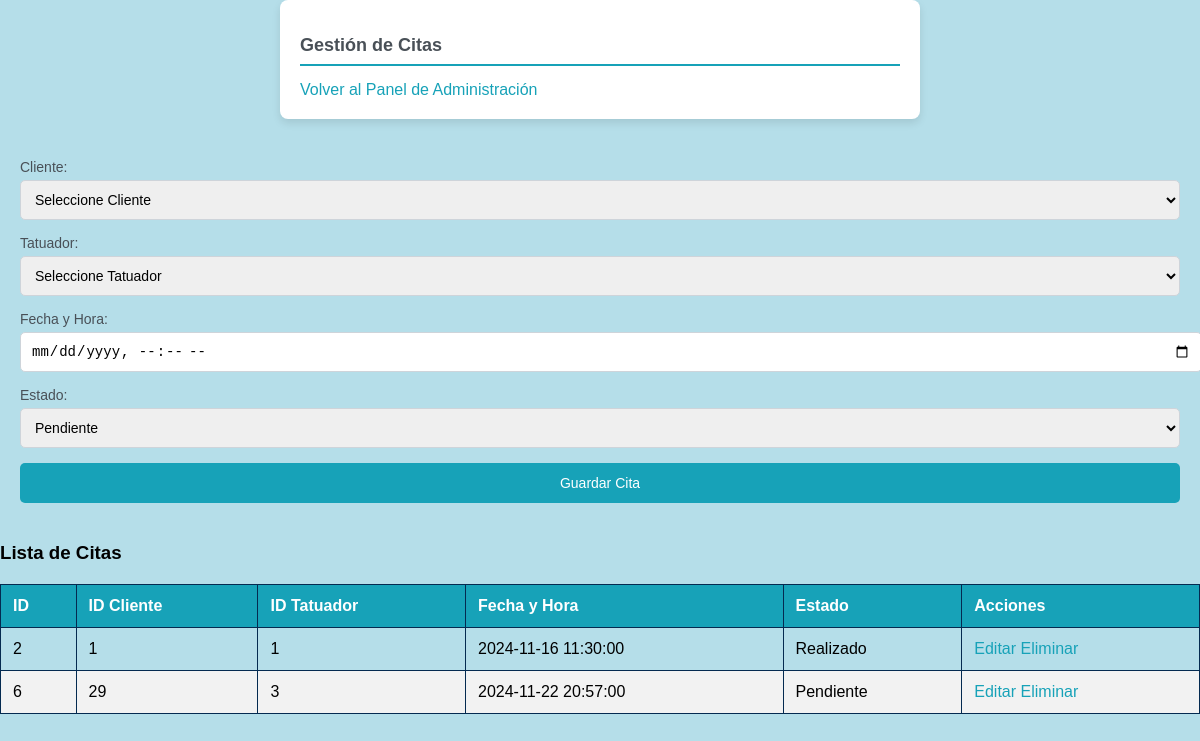
Screenshot of /Kraken/citas.php with the database file from the repository.
### tables this page shows
CREATE TABLE `cita` (
  `id_cia` int(10) NOT NULL,
  `cle_id` int(10) NOT NULL,
  `tar_id_tar` int(10) NOT NULL,
  `fecha_y_hora` datetime NOT NULL,
  `estado` varchar(10) NOT NULL
);

### Kraken/citas.php (the view, shortened to what this page needs)
<?php
include 'connection.php';
$result = $conn->query("SELECT * FROM cita");
?>
<!DOCTYPE html>
<html lang="es">
<head>
    <link rel="stylesheet" href="css/estilo.css">
</head>
<body style='background-color: #b5dee9;'>
<div class="form-container">
    <h2>Gestión de Citas</h2>
    <a href="admin_dashboard.php" class="btn">Volver al Panel de Administración</a>
</div>
<form method="POST">
    <label for="cle_id">Cliente:</label>
    <select name="cle_id" required>
        <option value="">Seleccione Cliente</option>
    </select>
    <label for="tar_id_tar">Tatuador:</label>
    <select name="tar_id_tar" required>
        <option value="">Seleccione Tatuador</option>
    </select>
    <label for="fecha_y_hora">Fecha y Hora:</label>
    <input type="datetime-local" name="fecha_y_hora" required>
    <label for="estado">Estado:</label>
    <select name="estado" required>
        <option value="Pendiente" <?php echo isset($cita) && $cita['estado'] == 'Pendiente' ? 'selected' : ''; ?>>Pendiente</option>
    </select>
    <button type="submit">Guardar Cita</button>
</form>
<h3>Lista de Citas</h3>
<table>
    <thead>
        <tr>
            <th>ID</th>
            <th>ID Cliente</th>
            <th>ID Tatuador</th>
            <th>Fecha y Hora</th>
            <th>Estado</th>
            <th>Acciones</th>
        </tr>
    </thead>
    <tbody>
        <?php while ($row = $result->fetch_assoc()): ?>
            <tr>
                <td><?php echo $row['id_cia']; ?></td>
                <td><?php echo $row['cle_id']; ?></td>
                <td><?php echo $row['tar_id_tar']; ?></td>
                <td><?php echo $row['fecha_y_hora']; ?></td>
                <td><?php echo $row['estado']; ?></td>
                <td>
                    <a href="editar_citas.php?id=<?php echo $row['id_cia']; ?>">Editar</a>
                    <a href="citas.php?delete_id=<?php echo $row['id_cia']; ?>" onclick="return confirm('¿Estás seguro de que deseas eliminar esta cita?');">Eliminar</a>
                </td>
            </tr>
        <?php endwhile; ?>
    </tbody>
</table>
</body>
</html>

### Kraken/css/estilo.css (style rules this page uses)
body { font-family: 'Arial', sans-serif; background-color: #e9ecef; margin: 0; }
.form-container { background-color: #ffffff; padding: 20px; border-radius: 8px; box-shadow: 0 4px 8px rgba(0, 0, 0, 0.1); max-width: 600px; margin: 0 auto 20px; }
.form-container h2 { font-size: 18px; color: #495057; border-bottom: 2px solid #17a2b8; padding-bottom: 8px; margin-bottom: 15px; }
form { padding: 20px; }
form label { font-size: 14px; color: #495057; display: block; margin-bottom: 5px; }
form input, form textarea, form select { width: 100%; padding: 10px; margin-bottom: 15px; border: 1px solid #ced4da; border-radius: 5px; font-size: 14px; }
form button { background-color: #17a2b8; color: #ffffff; border: none; padding: 12px 20px; border-radius: 5px; font-size: 14px; cursor: pointer; width: 100%; transition: background-color 0.3s ease; }
a { color: #17a2b8; text-decoration: none; }
table { width: 100%; border-collapse: collapse; margin-top: 20px; }
table th, table td { padding: 12px; border: 1px solid #042a50; text-align: left; }
table th { background-color: #17a2b8; color: #ffffff; }
table tbody tr:nth-child(even) { background-color: #f2f2f2; }

### rows the page displays
cita: id_cia "2", cle "1", tar_id_tar "1", fecha_y_hora "2024-11-16 11:30:00", estado "Realizado"
cita: id_cia "6", cle "29", tar_id_tar "3", fecha_y_hora "2024-11-22 20:57:00", estado "Pendiente"
